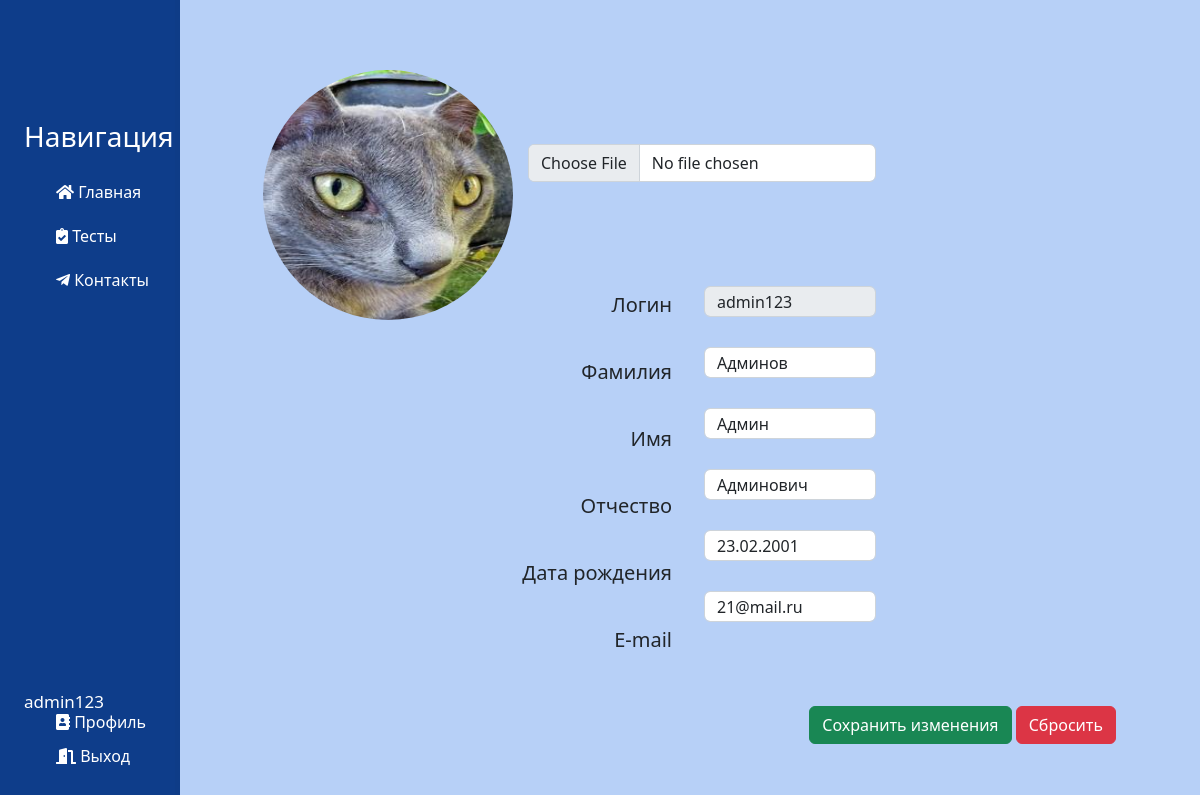
The app's page /account/profile-changed (signed in) with its own data.
### users/models.py (models this page shows)
class CustomUser(AbstractUser):
    surname = models.CharField('Отчество', max_length=25, default='')
    birthday_date = models.DateField('День рождения', null=True)
    creator = models.BooleanField('Составитель тестов', default=False)
    teacher = models.BooleanField('Преподаватель', default=False)

### account/models.py (models this page shows, shortened)
class Account(models.Model):
    user = models.OneToOneField(CustomUser, on_delete=models.CASCADE)
    avatar = models.ImageField(
        default='avatar.jpg',
        upload_to='account_images'
    )
    class Meta:
        verbose_name = 'Профиль'
        verbose_name_plural = 'Профили'

### account/views.py (the view)
# urls.py: path('profile', Account, name='profile'),
@login_required
def profile(request):
    if request.method == 'POST':
        user_form = UpdateUserForm(request.POST, instance=request.user)
        profile_form = UpdateAccountForm(request.POST, request.FILES, instance=request.user.account)
        if user_form.is_valid() and profile_form.is_valid():
            user_form.save()
            profile_form.save()
            messages.success(request, 'Изменения в профиле были сохранены.')
            return redirect('profile')
        if not(user_form.is_valid() and profile_form.is_valid()):
            messages.error(request, 'Введенные данные некорректны!')
    else:
        user_form = UpdateUserForm(instance=request.user)
        profile_form = UpdateAccountForm(instance=request.user.account)
    return render(request, 'account/profile-changed.html', {'user_form': user_form, 'profile_form': profile_form})

### account/forms.py
class UpdateUserForm(forms.ModelForm):
    first_name = forms.CharField(max_length=50, required=True, widget=forms.TextInput(attrs={'class': 'form-control'}))
    last_name = forms.CharField(max_length=50, required=True, widget=forms.TextInput(attrs={'class': 'form-control'}))
    surname = forms.CharField(max_length=50, required=True, widget=forms.TextInput(attrs={'class': 'form-control'}))
    email = forms.EmailField(required=True, widget=forms.TextInput(attrs={'class': 'form-control'}))
    birthday_date = forms.DateField(label='Дата рождения', required=True, widget=forms.DateInput(attrs={'class': 'form-control'}))
    class Meta:
        model = CustomUser
        fields = ['first_name', 'last_name', 'surname', 'email', 'birthday_date']

class UpdateAccountForm(forms.ModelForm):
    avatar = forms.ImageField(widget=forms.FileInput(attrs={'class': 'form-control', 'id': 'inputGroupFile02'}))
    class Meta:
        model = Account
        fields = ['avatar']

### account/templates/account/profile-changed.html (shortened to what this page needs)
{% extends 'main/layout.html' %}
{% block content %}
    {% if user.is_authenticated %}
        <form method="post" enctype="multipart/form-data">
            <div class="features">
                {{ profile_form.avatar }}
                <img class="rounded-circle article-img" src="{{ user.account.avatar.url }}"/>
                <ul>
                    <h5>Логин</h5>
                    <h5>Фамилия</h5>
                    <h5>Имя</h5>
                    <h5>Отчество</h5>
                    <h5>Дата рождения</h5>
                    <h5>E-mail</h5>
                </ul>
                <ol>
                    <input class="form-control" type="text" id="username" name="Имя пользователя" value="{{user.username}}" disabled readonly>
                    {{user_form.last_name}}
                    {{user_form.first_name}}
                    {{user_form.surname}}
                    {{user_form.birthday_date}}
                    {{user_form.email}}
                </ol>
                <div class="button-container">
                    <button type="submit" class="btn btn-success">Сохранить изменения</button>
                    <button type="reset" class="btn btn-danger">Сбросить</button>
                </div>
            </div>
        </form>
    {% endif %}
{% endblock %}

### main/templates/main/layout.html (shortened to what this page needs)
{% load static %}
<!doctype html>
<html lang="ru">
<head>
    <link rel="stylesheet" href="https://cdn.jsdelivr.net/npm/bootstrap@5.2.3/dist/css/bootstrap.min.css">
    <link rel="stylesheet" href="{% static 'main/css/main.css' %}">
    <link rel="stylesheet" href="https://use.fontawesome.com/releases/v5.8.2/css/all.css">
</head>
<body>
    <aside>
        <h3>Навигация</h3>
        <ul>
            <a href="{% url 'homepage' %}"><li><i class="fas fa-home"></i> Главная</li></a>
            <a href="{% url 'tests_home' %}"><li><i class="fas fa-clipboard-check"></i> Тесты</li></a>
            <a href="{% url 'about' %}"><li><i class="fab fa-telegram-plane"></i> Контакты</li></a>
        </ul>
        <h5>{{user}}</h5>
        <ol>
            <a href="{% url 'profile' %}"><li><i class="fas fa-address-book"></i> Профиль</li></a>
            <a href="{% url 'logout' %}"><li><i class="fas fa-door-open"></i> Выход</li></a>
        </ol>
    </aside>
    <main>
        {% block content %}
        {% endblock %}
    </main>
</body>
</html>

### main/static/main/css/main.css (style rules this page uses)
body { background: #b7d0f7; }
aside { position: fixed; background: #0e3d8a; width: 15%;; padding: 2%; text-decoration: none; height: 100%; color: #fff; border-right: 5px solid #0e3c87; }
aside h3 { position: absolute; top: 15%; font-size: 28px; }
aside h5 { position: absolute; bottom: 10%; font-size: 17px; }
aside ul { list-style: none; position: absolute; top: 20%; }
aside ul li { color: #ffffff; display: block; margin-top: 20px; transition: transform .6s ease; }
aside a { text-decoration: none }
aside ol { list-style: none; position: absolute; bottom: 2%; }
aside ol li { color: #ffffff; display: block; margin-top: 10px; transition: transform .6s ease; }
main .features { float: right; margin-top: 70px; margin-left: 45px; text-align: center; width: 82%; }
main .features img { width: 250px; height: 250px; margin-right: 65%; }
main .features ul { position: absolute; top: 31.2%; left: 40%; text-align: right; width: 16%; height: 40%; }
main .features ul h5 { display: block; margin-top: 43px; }
main .features ol { position: absolute; top: 32%; left: 56%; text-align: center; width: 17%; height: 35%; }
main .features ol input { display: block; margin-top: 30.2px; height: 11%; }
main .features input.form-control#inputGroupFile02 { position: absolute; top: 18%; left: 44%; width: 29%; }
.button-container { position: absolute; bottom: 7%; right: 7%; display: inline-block; }

### records on screen
CustomUser: username "admin123", account.avatar (picture), last_name "Админов", first_name "Админ", surname "Админович", birthday_date "23.02.2001", email "21@mail.ru"
